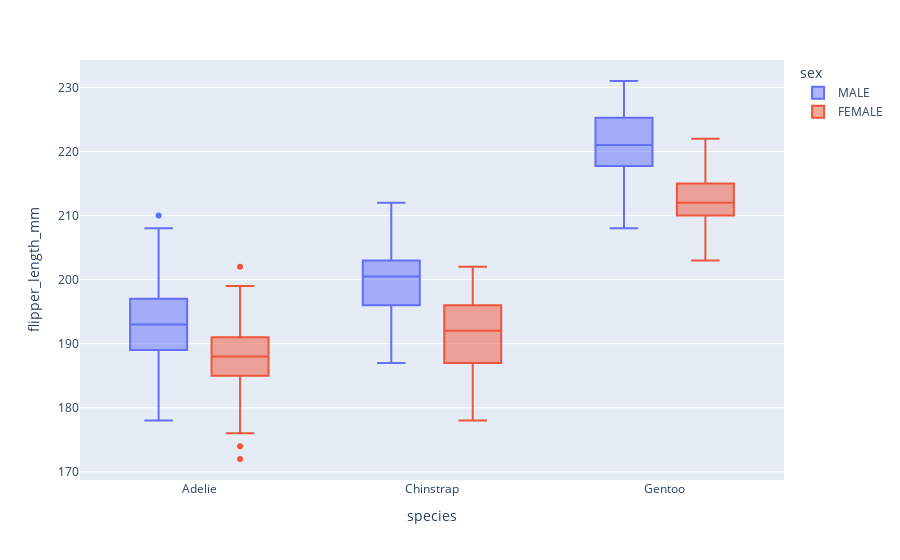

Notebook cell for this chart:
### Code cell
#import plotly.express as px
#df = px.data.tips()
#fig = px.box(df, x="time", y="total_bill")
fig = px.box(pingees, x="species", y="flipper_length_mm", color="sex")
fig.show() # USE `fig.show(renderer="png")` FOR ALL GitHub and MarkUs SUBMISSIONS

# Does this help explain things?

### Figure 1 — Plotly figure (JSON) as saved in the notebook; plotly's stock layout.template omitted (floating-point values rounded to 4 significant figures; data arrays with more than 128 entries replaced by an {"elided": "..."} marker saying what was removed)
{"data": [{"alignmentgroup": "True", "hovertemplate": "sex=MALE<br>species=%{x}<br>flipper_length_mm=%{y}<extra></extra>", "legendgroup": "MALE", "marker": {"color": "#636efa"}, "name": "MALE", "notched": false, "offsetgroup": "MALE", "orientation": "v", "showlegend": true, "type": "box", "x": {"elided": "168 str values"}, "x0": " ", "xaxis": "x", "y": {"elided": "168 int values"}, "y0": " ", "yaxis": "y"}, {"alignmentgroup": "True", "hovertemplate": "sex=FEMALE<br>species=%{x}<br>flipper_length_mm=%{y}<extra></extra>", "legendgroup": "FEMALE", "marker": {"color": "#EF553B"}, "name": "FEMALE", "notched": false, "offsetgroup": "FEMALE", "orientation": "v", "showlegend": true, "type": "box", "x": {"elided": "165 str values"}, "x0": " ", "xaxis": "x", "y": {"elided": "165 int values"}, "y0": " ", "yaxis": "y"}], "layout": {"boxmode": "group", "legend": {"title": {"text": "sex"}, "tracegroupgap": 0}, "margin": {"t": 60}, "xaxis": {"anchor": "y", "domain": [0, 1], "title": {"text": "species"}}, "yaxis": {"anchor": "x", "domain": [0, 1], "title": {"text": "flipper_length_mm"}}}}
